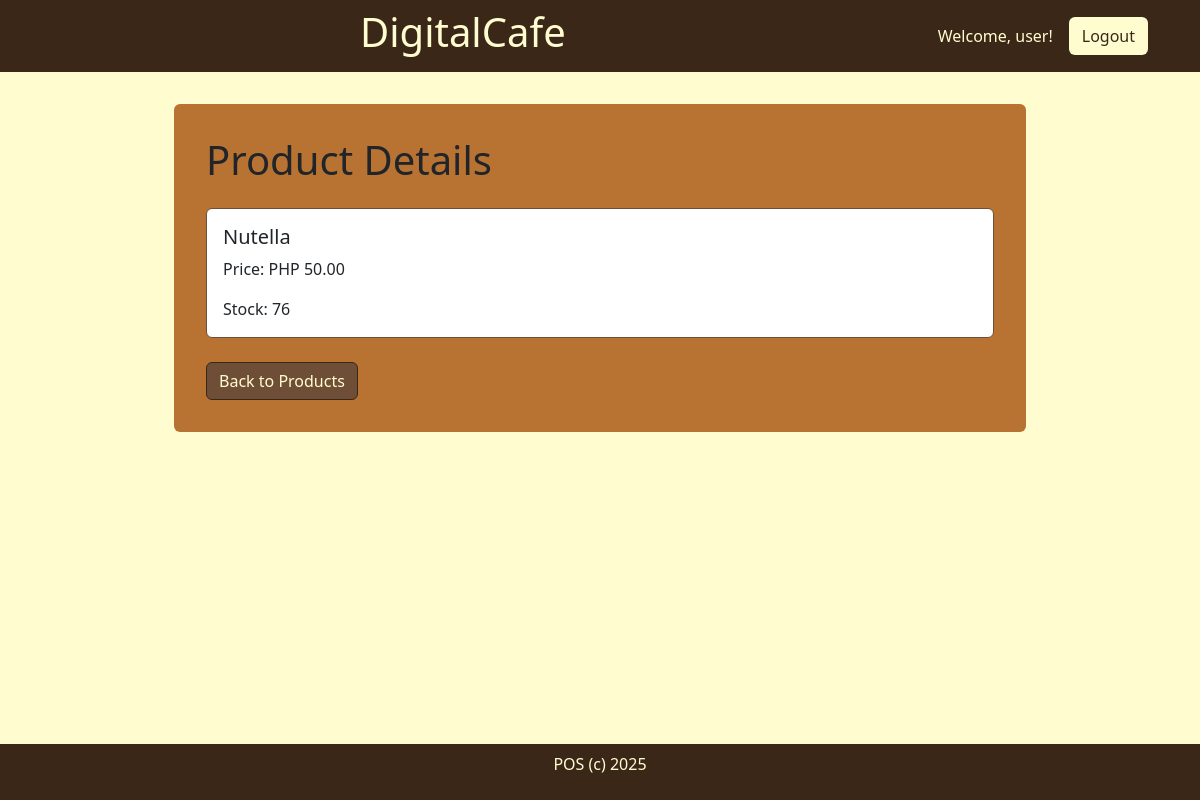
Before: /product/1 (signed in) with the older database file.
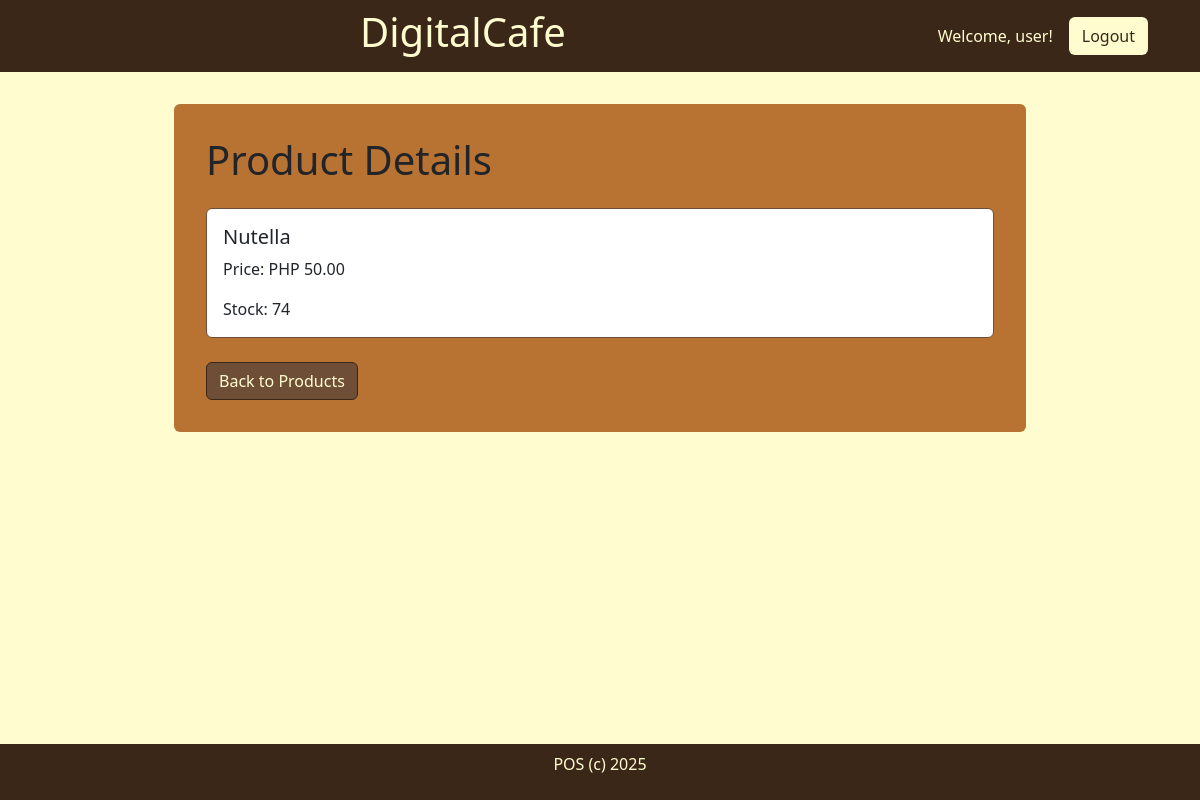
After: the same page with the newer database file.
### digitalcafe/models.py (models this page shows, shortened)
class item(models.Model):
    app_label = 'digitalcafe'
    item_name = models.CharField(max_length=100)
    item_price = models.DecimalField(max_digits=6, decimal_places=2)
    stock_quantity = models.IntegerField()
    objects = models.Manager()

### digitalcafe/views.py (the view)
# urls.py: path("product/<int:pk>", views.product_detail, name="product_detail"),
@login_required
def product_detail(request, pk):
    product = get_object_or_404(item, pk=pk)
    return render(request, 'digitalcafe/product_detail.html', {'product': product})

### digitalcafe/templates/digitalcafe/product_detail.html
{% extends 'digitalcafe/base.html' %}
{% load static %}
{% block content %}
<div class="content">
    <div class="content-head m-4">
        <h1>Product Details</h1>
    </div>
    <div class="data-content m-4">
        <div class="card">
            <div class="card-body">
                <h5 class="card-title">{{ product.item_name }}</h5>
                <p class="card-text">Price: PHP {{ product.item_price }}</p>
                <p class="card-text">Stock: {{ product.stock_quantity }}</p>
            </div>
        </div>
    </div>
    <div class="content-footer m-4">
        <a href="{% url 'index' %}" class="btn btn-primary">Back to Products</a>
    </div>
</div>
{% endblock content %}

Changed rows visible on the page:
changed item "Nutella": stock_quantity "76" → "74"
